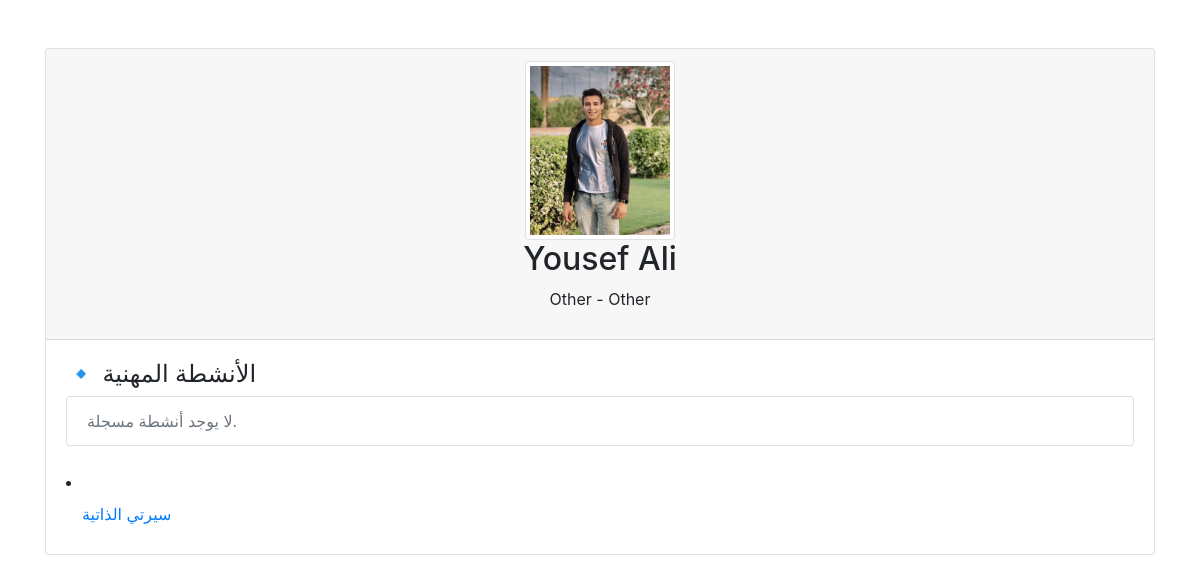
/profile/ (signed in), run on the app's committed database.
### AMOON_app/models.py (models this page shows, shortened)
class CustomUser(AbstractUser):
    id = models.AutoField(primary_key=True)
    profile_image = models.ImageField(upload_to='profile_images/', blank=True, null=True)
    hire_date = models.DateField(default=now)  # تاريخ التوظيف
    last_seen = models.DateTimeField(auto_now=True )  # يتم تحديثه تلقائيًا عند آخر نشاط
    company = models.ForeignKey(
        Company,
        on_delete=models.CASCADE,
        null=True,
        blank=True,
        related_name="users"
    )
    department = models.CharField(
        max_length=50,
        choices=DEPARTMENTS,
        default='Other',
        blank=True
    )
    job_title = models.CharField(
        max_length=50,
        choices=JOB_TITLES,
        default='Other',
        blank=True
    )
    groups = models.ManyToManyField(Group, related_name="customuser_set", blank=True)
    user_permissions = models.ManyToManyField(Permission, related_name="customuser_permissions_set", blank=True)
    USER_TYPE_CHOICES = (
        ('company', 'Company'),
        ('employee', 'Employee'),
    )
    user_type = models.CharField(max_length=10, choices=USER_TYPE_CHOICES, default='employee')
    position = models.CharField(max_length=100, blank=True)
    created_at = models.DateTimeField(auto_now_add=True)
    updated_at = models.DateTimeField(auto_now=True)

### AMOON_app/views.py (the view)
# urls.py: path('profile/', views.profile_view, name='profile'),
def profile_view(request):
    user = get_object_or_404(CustomUser, id=request.user.id)
    activities = EmployeeActivity.objects.filter(employee=request.user)
    trainings = Training.objects.filter(employee=request.user)
    context = {
        'employee': user,
        'activities': activities,
        'trainings': trainings,
    }
    return render(request, 'profile.html', context)

### AMOON_app/templates/profile.html (shortened to what this page needs)
{% load static %}
<!DOCTYPE html>
<html lang="ar">
<head>
    <link rel="stylesheet" href="https://stackpath.bootstrapcdn.com/bootstrap/4.3.1/css/bootstrap.min.css">
</head>
<body>
    <div class="container mt-5">
        <div class="card">
            <div class="card-header text-center">
                {% if user.profile_image %}
                    <img src="{{ user.profile_image.url }}" class="img-thumbnail" width="150">
                {% else %}
                    <img src="{% static 'images/default_user.png' %}" class="img-thumbnail" width="150">
                {% endif %}
                <h2>{{ user.get_full_name }}</h2>
                <p>{{ user.job_title }} - {{ user.department }}</p>
            </div>
            <div class="card-body">
                <h4>🔹 الأنشطة المهنية</h4>
                <ul class="list-group">
                    {% for activity in activities %}
                        <li class="list-group-item">
                            <strong>{{ activity.activity_name }}</strong>
                            <p>{{ activity.description }}</p>
                            <small>من: {{ activity.start_date }} إلى: {{ activity.end_date|default:"حتى الآن" }}</small>
                        </li>
                    {% empty %}
                        <li class="list-group-item text-muted">لا يوجد أنشطة مسجلة.</li>
                    {% endfor %}
                </ul>
                    <div class="mt-4">
    {% if user.is_authenticated %}
    <li class="nav-item">
        <a class="nav-link" href="{% url 'cv_dashboard' %}">سيرتي الذاتية</a>
    </li>
    {% endif %}
                    </div>
                </div>
            </div>
        </div>
</body>
</html>

### data on the page
CustomUser: profile_image (picture), get_full_name "Yousef Ali", job_title "Other", department "Other"
